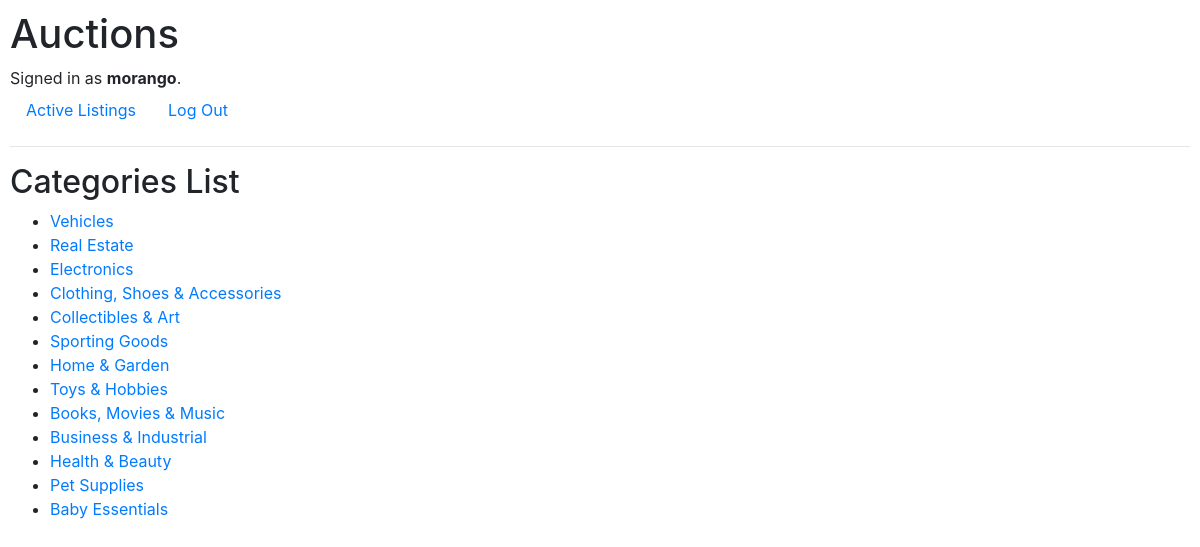
The page /categories (signed in) on the database its author committed.
### auctions/models.py (models this page shows, shortened)
class User(AbstractUser):
    pass

class Category(models.Model):
    class Meta:
        verbose_name_plural = "Categories"
    title = models.CharField(max_length=64)

### auctions/views.py (the view)
# urls.py: path("categories", views.category_list, name="categories"),
def category_list(request):
    list = Category.objects.all()
    return render(request, "auctions/categories.html", {
        "list": list
    })

### auctions/templates/auctions/categories.html
{% extends "auctions/layout.html" %}
{% block body %}
    <h2>Categories List</h2>
    <ul>
        {% for category in list %}
            <li><a href="{% url 'category_listings' category.id %}">{{ category.title }}</a></li>
        {% endfor %}
    </ul>
{% endblock %}

### auctions/templates/auctions/layout.html (shortened to what this page needs)
{% load static %}
<!DOCTYPE html>
<html lang="en">
    <head>
        <link rel="stylesheet" href="https://stackpath.bootstrapcdn.com/bootstrap/4.4.1/css/bootstrap.min.css">
        <link href="{% static 'auctions/styles.css' %}" rel="stylesheet">
        <link href="{% static 'auctions/styleindex.css' %}" rel="stylesheet">
    </head>
    <body>
        <h1>Auctions</h1>
        <div>
            {% if user.is_authenticated %}
                Signed in as <strong>{{ user.username }}</strong>.
            {% else %}
                Not signed in.
            {% endif %}
        </div>
        <ul class="nav">
            <li class="nav-item">
                <a class="nav-link" href="{% url 'index' %}">Active Listings</a>
            </li>
            {% if user.is_authenticated %}
                <li class="nav-item">
                    <a class="nav-link" href="{% url 'logout' %}">Log Out</a>
                </li>
            {% endif %}
        </ul>
        <hr>
        {% block body %}
        {% endblock %}
    </body>
</html>

### auctions/static/auctions/styles.css (style rules this page uses)
body { padding: 10px; }

### rows shown on the page
User: username "morango"
Category: title "Vehicles"
Category: title "Real Estate"
Category: title "Electronics"
Category: title "Clothing, Shoes & Accessories"
Category: title "Collectibles & Art"
Category: title "Sporting Goods"
Category: title "Home & Garden"
Category: title "Toys & Hobbies"
Category: title "Books, Movies & Music"
Category: title "Business & Industrial"
Category: title "Health & Beauty"
Category: title "Pet Supplies"
Category: title "Baby Essentials"
